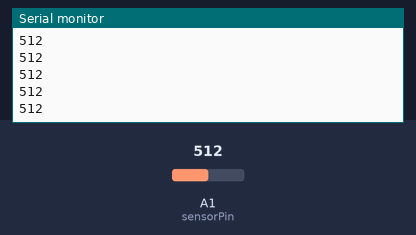
Recording of a sketch running on a simulated Arduino Uno, built with avr-gcc and run on an emulated ATmega328P. Parts: the last lines printed to the serial monitor. Inputs (shaded band) come from the test bench; at power-on: A1 (sensorPin) = 512.

Above: at 1.2 s.
1.3 s: A1 (sensorPin) set to 716
At 1.5 s:
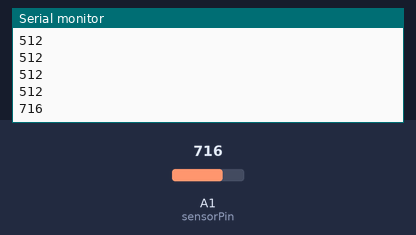
2.8 s: A1 (sensorPin) set to 900
At 2.87 s:
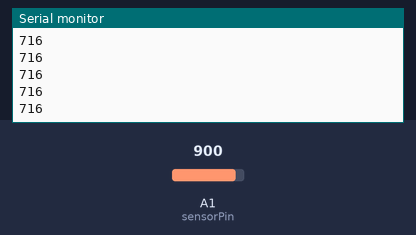
Timing chart, 0 to 5.8 s (numbered marks = the images above; inputs shaded):
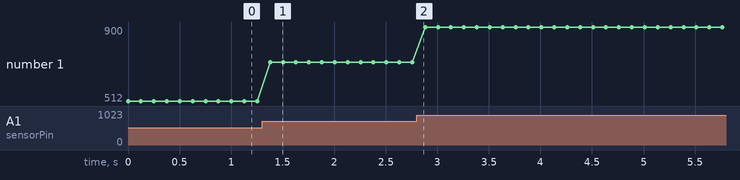

Measured:
- after the input at 1.3 s, the serial monitor: prints a new line after 0.08 s (image 1)
- plotted number 1: 512 → 716 after the input at 1.3 s, 716 → 900 after the input at 2.8 s

The sketch:

read_analog_pin_A3_250ms.ino
```cpp
int sensorPin = A1;
int sensorValue = 0;

void setup() {
  // put your setup code here, to run once:
  Serial.begin(9600);
}

void loop() {
  // put your main code here, to run repeatedly:
  sensorValue = analogRead(sensorPin);  // read analog pin 3
  Serial.println(sensorValue);  // send value via serial connection
  delay(125);  // 125 ms delay between cycles
}
```
